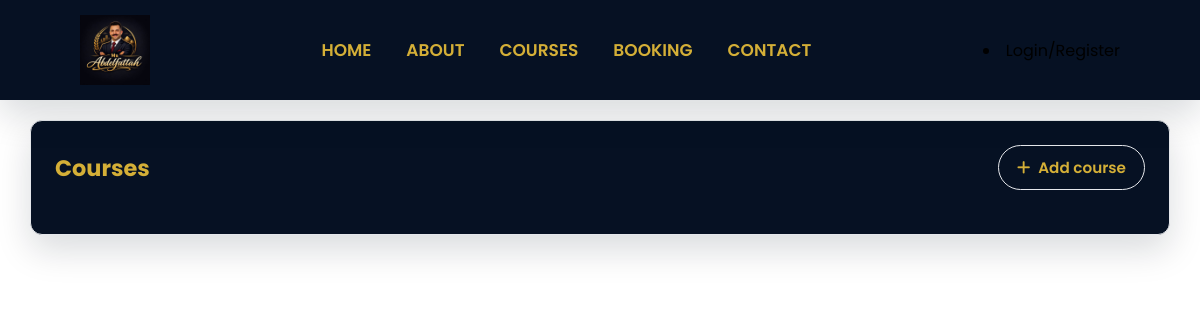
Before: /admin/course with the older database file.
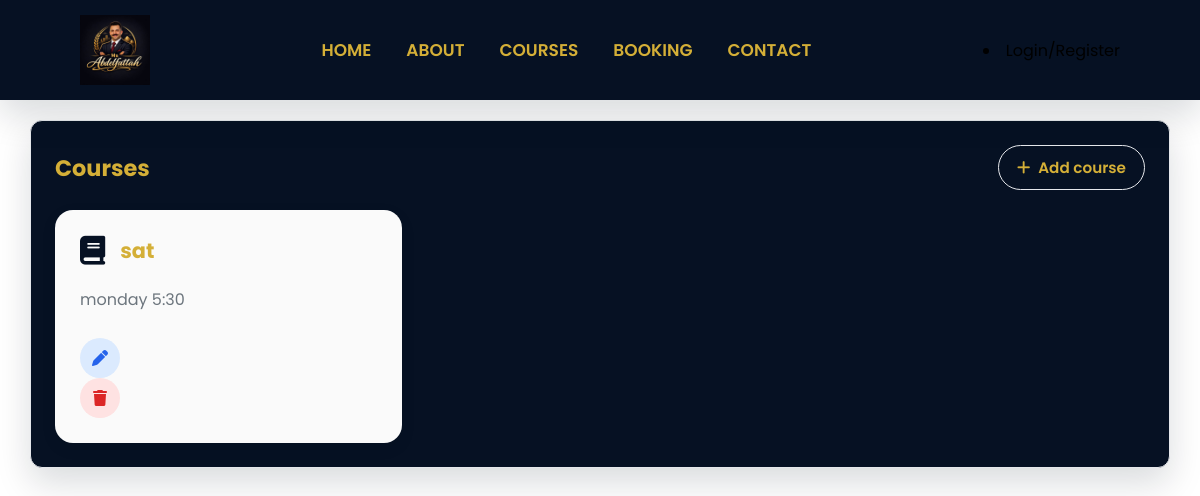
After: the same page with the newer database file.
### models/course.py (models this page shows)
class Course(db.Model):
    id = db.Column(db.Integer, primary_key=True)
    title = db.Column(db.String(150), nullable=False)
    description = db.Column(db.Text, nullable=False)
    course_type = db.Column(db.String(20), nullable=False)
    image = db.Column(db.String(255), nullable=True)
    is_active = db.Column(db.Boolean, default=True)

### routes/courses.py (the view)
@course.route("/admin/course", methods=["POST", "GET"])
def courses():
    course = Course.query.all()
    return render_template("admin/course.html" ,course=course, name= "Courses")

### templates/admin/course.html
{% extends "base.html"%}
{%block body%}
<div class="admin-container">
    <div class="card-admin">
        <div class="card-header">
            <h2 class="card-title">Courses</h2>
            <a href="/admin/add-course" class="btn-admin btn-outline">
                <i class="fa-solid fa-plus"></i>
                Add course
            </a>
        </div>
        <div class="course-grid">
            {% for course in course%}
            <div class="course-card">
           <div class="course-card-header">
              <i class="fa-solid fa-book"></i>
              <h3>{{course.title}}</h3>
           </div>
           <p>{{course.description}}</p>
           <div class="course-actions">
            <a href="{{ url_for('admin.edit_course', course_id=course.id)}}"class="action-btn edit-btn">
                <i class="fa-solid fa-pen"></i>
            </a>
            <a href="{{ url_for('admin.delete_course', course_id=course.id)}}" class="action-btn delete-btn">
                <i class="fa-solid fa-trash"></i>
            </a>
           </div>
       </div>
     {%endfor%}
</div>
{%endblock%}

Changed rows visible on the page:
added Course: title "sat", description "monday 5:30"
